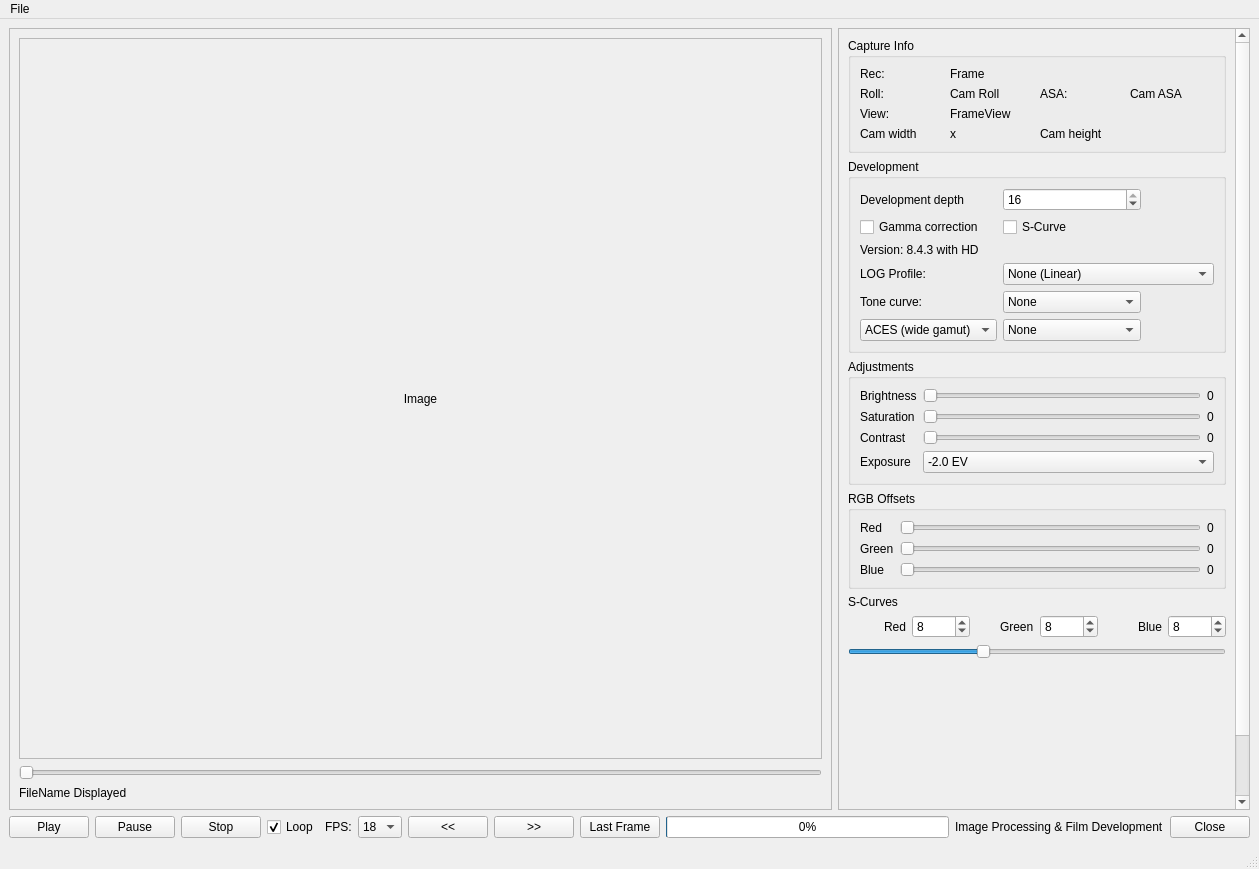
<?xml version="1.0" encoding="UTF-8"?>
<ui version="4.0">
 <class>Processing</class>
 <widget class="QMainWindow" name="Processing">
  <property name="geometry">
   <rect>
    <x>0</x>
    <y>0</y>
    <width>1259</width>
    <height>869</height>
   </rect>
  </property>
  <property name="windowTitle">
   <string>DigitalSuper8 Processing &amp; Development Lab</string>
  </property>
  <widget class="QWidget" name="centralwidget">
   <layout class="QVBoxLayout" name="rootLayout">
    <item>
     <layout class="QHBoxLayout" name="mainRow" stretch="2,1">
      <item>
       <widget class="QScrollArea" name="imageScrollArea">
        <property name="widgetResizable">
         <bool>true</bool>
        </property>
        <widget class="QWidget" name="imageScrollAreaWidget">
         <property name="geometry">
          <rect>
           <x>0</x>
           <y>0</y>
           <width>820</width>
           <height>762</height>
          </rect>
         </property>
         <layout class="QVBoxLayout" name="imageAreaLayout">
          <item>
           <widget class="QLabel" name="Label_showimage">
            <property name="sizePolicy">
             <sizepolicy hsizetype="Expanding" vsizetype="Expanding">
              <horstretch>0</horstretch>
              <verstretch>0</verstretch>
             </sizepolicy>
            </property>
            <property name="minimumSize">
             <size>
              <width>320</width>
              <height>240</height>
             </size>
            </property>
            <property name="frameShape">
             <enum>QFrame::Shape::StyledPanel</enum>
            </property>
            <property name="text">
             <string>Image</string>
            </property>
            <property name="scaledContents">
             <bool>false</bool>
            </property>
            <property name="alignment">
             <set>Qt::AlignmentFlag::AlignCenter</set>
            </property>
           </widget>
          </item>
          <item>
           <widget class="QSlider" name="horizontalSlider_3">
            <property name="minimum">
             <number>0</number>
            </property>
            <property name="maximum">
             <number>4000</number>
            </property>
            <property name="value">
             <number>0</number>
            </property>
            <property name="tracking">
             <bool>false</bool>
            </property>
            <property name="orientation">
             <enum>Qt::Orientation::Horizontal</enum>
            </property>
           </widget>
          </item>
          <item>
           <widget class="QLabel" name="FilenameDisplayed_Label">
            <property name="text">
             <string>FileName Displayed</string>
            </property>
            <property name="textInteractionFlags">
             <set>Qt::TextInteractionFlag::TextSelectableByMouse</set>
            </property>
           </widget>
          </item>
         </layout>
        </widget>
       </widget>
      </item>
      <item>
       <widget class="QScrollArea" name="controlsScrollArea">
        <property name="horizontalScrollBarPolicy">
         <enum>Qt::ScrollBarPolicy::ScrollBarAlwaysOff</enum>
        </property>
        <property name="widgetResizable">
         <bool>true</bool>
        </property>
        <widget class="QWidget" name="controlsScrollAreaWidget">
         <property name="geometry">
          <rect>
           <x>0</x>
           <y>0</y>
           <width>392</width>
           <height>890</height>
          </rect>
         </property>
         <layout class="QVBoxLayout" name="controlsColumn">
          <item>
           <widget class="QGroupBox" name="infoGroup">
            <property name="title">
             <string>Capture Info</string>
            </property>
            <layout class="QGridLayout" name="infoGrid">
             <item row="0" column="0">
              <widget class="QLabel" name="label_12">
               <property name="text">
                <string>Rec:</string>
               </property>
              </widget>
             </item>
             <item row="0" column="1">
              <widget class="QLabel" name="label">
               <property name="text">
                <string>Frame</string>
               </property>
              </widget>
             </item>
             <item row="1" column="0">
              <widget class="QLabel" name="label_10">
               <property name="text">
                <string>Roll:</string>
               </property>
              </widget>
             </item>
             <item row="1" column="1">
              <widget class="QLabel" name="label_6">
               <property name="text">
                <string>Cam Roll</string>
               </property>
              </widget>
             </item>
             <item row="1" column="2">
              <widget class="QLabel" name="label_5">
               <property name="text">
                <string>ASA:</string>
               </property>
              </widget>
             </item>
             <item row="1" column="3">
              <widget class="QLabel" name="label_7">
               <property name="text">
                <string>Cam ASA</string>
               </property>
              </widget>
             </item>
             <item row="2" column="0">
              <widget class="QLabel" name="label_FrameView_2">
               <property name="text">
                <string>View:</string>
               </property>
              </widget>
             </item>
             <item row="2" column="1">
              <widget class="QLabel" name="label_FrameView">
               <property name="text">
                <string>FrameView</string>
               </property>
              </widget>
             </item>
             <item row="3" column="0">
              <widget class="QLabel" name="label_8">
               <property name="text">
                <string>Cam width</string>
               </property>
              </widget>
             </item>
             <item row="3" column="1">
              <widget class="QLabel" name="label_3">
               <property name="text">
                <string>x</string>
               </property>
              </widget>
             </item>
             <item row="3" column="2">
              <widget class="QLabel" name="label_9">
               <property name="text">
                <string>Cam height</string>
               </property>
              </widget>
             </item>
            </layout>
           </widget>
          </item>
          <item>
           <widget class="QGroupBox" name="devGroup">
            <property name="title">
             <string>Development</string>
            </property>
            <layout class="QGridLayout" name="devGrid">
             <item row="3" column="1" colspan="2">
              <widget class="QComboBox" name="comboLogMode">
               <item>
                <property name="text">
                 <string>None (Linear)</string>
                </property>
               </item>
               <item>
                <property name="text">
                 <string>LOG16 (Sony-style)</string>
                </property>
               </item>
               <item>
                <property name="text">
                 <string>Arri LogC3</string>
                </property>
               </item>
               <item>
                <property name="text">
                 <string>ACEScct</string>
                </property>
               </item>
              </widget>
             </item>
             <item row="0" column="0">
              <widget class="QLabel" name="label_2">
               <property name="text">
                <string>Development depth</string>
               </property>
              </widget>
             </item>
             <item row="1" column="1" colspan="2">
              <widget class="QCheckBox" name="SCurveBox">
               <property name="text">
                <string>S-Curve</string>
               </property>
               <property name="checked">
                <bool>false</bool>
               </property>
              </widget>
             </item>
             <item row="0" column="1">
              <widget class="QSpinBox" name="bitDepth">
               <property name="minimum">
                <number>8</number>
               </property>
               <property name="maximum">
                <number>16</number>
               </property>
               <property name="singleStep">
                <number>8</number>
               </property>
               <property name="value">
                <number>16</number>
               </property>
              </widget>
             </item>
             <item row="3" column="0">
              <widget class="QLabel" name="label_BaseCurve">
               <property name="text">
                <string>LOG Profile:</string>
               </property>
              </widget>
             </item>
             <item row="2" column="0" colspan="3">
              <widget class="QLabel" name="label_11">
               <property name="text">
                <string>Version: 8.4.3 with HD</string>
               </property>
              </widget>
             </item>
             <item row="5" column="1">
              <widget class="QComboBox" name="comboEmulsionLook">
               <item>
                <property name="text">
                 <string>None</string>
                </property>
               </item>
               <item>
                <property name="text">
                 <string>Ektachrome 100D</string>
                </property>
               </item>
               <item>
                <property name="text">
                 <string>Vision3 500T</string>
                </property>
               </item>
               <item>
                <property name="text">
                 <string>Wolfen 400</string>
                </property>
               </item>
              </widget>
             </item>
             <item row="1" column="0">
              <widget class="QCheckBox" name="GammaCorrectionBox">
               <property name="text">
                <string>Gamma correction</string>
               </property>
              </widget>
             </item>
             <item row="4" column="1">
              <widget class="QComboBox" name="comboToneCurve">
               <item>
                <property name="text">
                 <string>None</string>
                </property>
               </item>
               <item>
                <property name="text">
                 <string>Filmlook (S-Curves)</string>
                </property>
               </item>
               <item>
                <property name="text">
                 <string>Filmic (Hable)</string>
                </property>
               </item>
               <item>
                <property name="text">
                 <string>Reinhard</string>
                </property>
               </item>
               <item>
                <property name="text">
                 <string>Aces like</string>
                </property>
               </item>
              </widget>
             </item>
             <item row="4" column="0">
              <widget class="QLabel" name="label_13">
               <property name="text">
                <string>Tone curve:</string>
               </property>
              </widget>
             </item>
             <item row="5" column="0">
              <widget class="QComboBox" name="comboGradingMode">
               <item>
                <property name="text">
                 <string>ACES (wide gamut)</string>
                </property>
               </item>
               <item>
                <property name="text">
                 <string>LOG grading</string>
                </property>
               </item>
              </widget>
             </item>
            </layout>
           </widget>
          </item>
          <item>
           <widget class="QGroupBox" name="groupBox">
            <property name="title">
             <string>Adjustments</string>
            </property>
            <layout class="QGridLayout" name="gridLayout">
             <item row="0" column="0">
              <widget class="QLabel" name="label_4">
               <property name="text">
                <string>Brightness</string>
               </property>
              </widget>
             </item>
             <item row="0" column="1">
              <widget class="QSlider" name="Brightness_slider">
               <property name="minimum">
                <number>-255</number>
               </property>
               <property name="maximum">
                <number>255</number>
               </property>
               <property name="value">
                <number>-255</number>
               </property>
               <property name="orientation">
                <enum>Qt::Orientation::Horizontal</enum>
               </property>
              </widget>
             </item>
             <item row="0" column="2">
              <widget class="QLabel" name="label_22">
               <property name="text">
                <string>0</string>
               </property>
              </widget>
             </item>
             <item row="1" column="0">
              <widget class="QLabel" name="label_21">
               <property name="text">
                <string>Saturation</string>
               </property>
              </widget>
             </item>
             <item row="1" column="1">
              <widget class="QSlider" name="Saturation_slider">
               <property name="minimum">
                <number>0</number>
               </property>
               <property name="maximum">
                <number>400</number>
               </property>
               <property name="singleStep">
                <number>1</number>
               </property>
               <property name="orientation">
                <enum>Qt::Orientation::Horizontal</enum>
               </property>
              </widget>
             </item>
             <item row="1" column="2">
              <widget class="QLabel" name="label_23">
               <property name="text">
                <string>0</string>
               </property>
              </widget>
             </item>
             <item row="2" column="0">
              <widget class="QLabel" name="label_24">
               <property name="text">
                <string>Contrast</string>
               </property>
              </widget>
             </item>
             <item row="2" column="1">
              <widget class="QSlider" name="Contrast_slider">
               <property name="maximum">
                <number>400</number>
               </property>
               <property name="orientation">
                <enum>Qt::Orientation::Horizontal</enum>
               </property>
              </widget>
             </item>
             <item row="2" column="2">
              <widget class="QLabel" name="label_25">
               <property name="text">
                <string>0</string>
               </property>
              </widget>
             </item>
             <item row="3" column="0">
              <widget class="QLabel" name="label_Exposure">
               <property name="text">
                <string>Exposure</string>
               </property>
              </widget>
             </item>
             <item row="3" column="1" colspan="2">
              <widget class="QComboBox" name="ExposureCombo">
               <item>
                <property name="text">
                 <string>-2.0 EV</string>
                </property>
               </item>
               <item>
                <property name="text">
                 <string>-1.5 EV</string>
                </property>
               </item>
               <item>
                <property name="text">
                 <string>-1.0 EV</string>
                </property>
               </item>
               <item>
                <property name="text">
                 <string>-0.5 EV</string>
                </property>
               </item>
               <item>
                <property name="text">
                 <string>0.0 EV</string>
                </property>
               </item>
               <item>
                <property name="text">
                 <string>+0.5 EV</string>
                </property>
               </item>
               <item>
                <property name="text">
                 <string>+1.0 EV</string>
                </property>
               </item>
               <item>
                <property name="text">
                 <string>+1.5 EV</string>
                </property>
               </item>
               <item>
                <property name="text">
                 <string>+2.0 EV</string>
                </property>
               </item>
              </widget>
             </item>
            </layout>
           </widget>
          </item>
          <item>
           <widget class="QGroupBox" name="rgbGroup">
            <property name="title">
             <string>RGB Offsets</string>
            </property>
            <layout class="QGridLayout" name="rgbGrid">
             <item row="2" column="2">
              <widget class="QLabel" name="label_20">
               <property name="text">
                <string>0</string>
               </property>
              </widget>
             </item>
             <item row="0" column="2">
              <widget class="QLabel" name="label_18">
               <property name="text">
                <string>0</string>
               </property>
              </widget>
             </item>
             <item row="0" column="0">
              <widget class="QLabel" name="label_15">
               <property name="text">
                <string>Red</string>
               </property>
              </widget>
             </item>
             <item row="0" column="1">
              <widget class="QSlider" name="Red_Slider">
               <property name="minimum">
                <number>0</number>
               </property>
               <property name="maximum">
                <number>255</number>
               </property>
               <property name="orientation">
                <enum>Qt::Orientation::Horizontal</enum>
               </property>
              </widget>
             </item>
             <item row="1" column="2">
              <widget class="QLabel" name="label_19">
               <property name="text">
                <string>0</string>
               </property>
              </widget>
             </item>
             <item row="1" column="1">
              <widget class="QSlider" name="Green_Slider">
               <property name="minimum">
                <number>0</number>
               </property>
               <property name="maximum">
                <number>255</number>
               </property>
               <property name="orientation">
                <enum>Qt::Orientation::Horizontal</enum>
               </property>
              </widget>
             </item>
             <item row="2" column="1">
              <widget class="QSlider" name="Blue_Slider">
               <property name="minimum">
                <number>0</number>
               </property>
               <property name="maximum">
                <number>255</number>
               </property>
               <property name="orientation">
                <enum>Qt::Orientation::Horizontal</enum>
               </property>
              </widget>
             </item>
             <item row="2" column="0">
              <widget class="QLabel" name="label_16">
               <property name="text">
                <string>Blue</string>
               </property>
              </widget>
             </item>
             <item row="1" column="0">
              <widget class="QLabel" name="label_17">
               <property name="text">
                <string>Green</string>
               </property>
              </widget>
             </item>
            </layout>
           </widget>
          </item>
          <item>
           <layout class="QGridLayout" name="curvesGrid">
            <item row="1" column="2" alignment="Qt::AlignmentFlag::AlignRight">
             <widget class="QLabel" name="label_27">
              <property name="text">
               <string>Green</string>
              </property>
             </widget>
            </item>
            <item row="1" column="1">
             <widget class="QSpinBox" name="spinBox_RedCurve">
              <property name="maximum">
               <number>32</number>
              </property>
              <property name="value">
               <number>8</number>
              </property>
             </widget>
            </item>
            <item row="1" column="0" alignment="Qt::AlignmentFlag::AlignRight">
             <widget class="QLabel" name="label_14">
              <property name="text">
               <string>Red</string>
              </property>
             </widget>
            </item>
            <item row="1" column="4" alignment="Qt::AlignmentFlag::AlignRight">
             <widget class="QLabel" name="label_28">
              <property name="text">
               <string>Blue</string>
              </property>
             </widget>
            </item>
            <item row="0" column="0">
             <widget class="QLabel" name="label_26">
              <property name="text">
               <string>S-Curves</string>
              </property>
             </widget>
            </item>
            <item row="1" column="5">
             <widget class="QSpinBox" name="spinBox_BlueCurve">
              <property name="maximum">
               <number>32</number>
              </property>
              <property name="value">
               <number>8</number>
              </property>
             </widget>
            </item>
            <item row="1" column="3">
             <widget class="QSpinBox" name="spinBox_GreenCurve">
              <property name="maximum">
               <number>32</number>
              </property>
              <property name="value">
               <number>8</number>
              </property>
             </widget>
            </item>
           </layout>
          </item>
          <item>
           <widget class="QSlider" name="sliderSCurvePivot">
            <property name="sliderPosition">
             <number>35</number>
            </property>
            <property name="orientation">
             <enum>Qt::Orientation::Horizontal</enum>
            </property>
           </widget>
          </item>
          <item>
           <widget class="SCurvePreviewLUT" name="sCurvePreview" native="true">
            <property name="sizePolicy">
             <sizepolicy hsizetype="Expanding" vsizetype="Expanding">
              <horstretch>0</horstretch>
              <verstretch>0</verstretch>
             </sizepolicy>
            </property>
            <property name="minimumSize">
             <size>
              <width>300</width>
              <height>180</height>
             </size>
            </property>
           </widget>
          </item>
          <item>
           <widget class="QLabel" name="StatusUpdate">
            <property name="sizePolicy">
             <sizepolicy hsizetype="Expanding" vsizetype="Preferred">
              <horstretch>0</horstretch>
              <verstretch>0</verstretch>
             </sizepolicy>
            </property>
            <property name="frameShape">
             <enum>QFrame::Shape::StyledPanel</enum>
            </property>
            <property name="text">
             <string>Status</string>
            </property>
            <property name="alignment">
             <set>Qt::AlignmentFlag::AlignCenter</set>
            </property>
            <property name="wordWrap">
             <bool>true</bool>
            </property>
           </widget>
          </item>
         </layout>
        </widget>
       </widget>
      </item>
     </layout>
    </item>
    <item>
     <layout class="QHBoxLayout" name="frameSliderRow"/>
    </item>
    <item>
     <layout class="QHBoxLayout" name="bottomBar">
      <item>
       <layout class="QHBoxLayout" name="playbackControls">
        <item>
         <widget class="QPushButton" name="playButton">
          <property name="text">
           <string>Play</string>
          </property>
         </widget>
        </item>
        <item>
         <widget class="QPushButton" name="pauseButton">
          <property name="text">
           <string>Pause</string>
          </property>
         </widget>
        </item>
        <item>
         <widget class="QPushButton" name="stopButton">
          <property name="text">
           <string>Stop</string>
          </property>
         </widget>
        </item>
        <item>
         <widget class="QCheckBox" name="loopCheck">
          <property name="text">
           <string>Loop</string>
          </property>
          <property name="checked">
           <bool>true</bool>
          </property>
         </widget>
        </item>
        <item>
         <widget class="QLabel" name="fpsLabel">
          <property name="text">
           <string>FPS:</string>
          </property>
         </widget>
        </item>
        <item>
         <widget class="QComboBox" name="fpsCombo">
          <item>
           <property name="text">
            <string>18</string>
           </property>
          </item>
          <item>
           <property name="text">
            <string>24</string>
           </property>
          </item>
         </widget>
        </item>
       </layout>
      </item>
      <item>
       <layout class="QHBoxLayout" name="navButtons">
        <item>
         <widget class="QPushButton" name="Back_Button">
          <property name="text">
           <string>&lt;&lt;</string>
          </property>
         </widget>
        </item>
        <item>
         <widget class="QPushButton" name="ForwardButton">
          <property name="text">
           <string>&gt;&gt;</string>
          </property>
         </widget>
        </item>
        <item>
         <widget class="QPushButton" name="LastButton">
          <property name="text">
           <string>Last Frame</string>
          </property>
         </widget>
        </item>
       </layout>
      </item>
      <item>
       <widget class="QProgressBar" name="progressBar">
        <property name="maximum">
         <number>3800</number>
        </property>
        <property name="value">
         <number>21</number>
        </property>
       </widget>
      </item>
      <item>
       <widget class="QLabel" name="TitleLabel">
        <property name="text">
         <string>Image Processing &amp; Film Development</string>
        </property>
       </widget>
      </item>
      <item>
       <widget class="QPushButton" name="pushButton_4">
        <property name="text">
         <string>Close</string>
        </property>
       </widget>
      </item>
     </layout>
    </item>
   </layout>
  </widget>
  <widget class="QMenuBar" name="menuBar">
   <property name="geometry">
    <rect>
     <x>0</x>
     <y>0</y>
     <width>1259</width>
     <height>22</height>
    </rect>
   </property>
   <widget class="QMenu" name="menuFile">
    <property name="title">
     <string>File</string>
    </property>
    <widget class="QMenu" name="menuTheme">
     <property name="title">
      <string>Theme</string>
     </property>
     <addaction name="actionThemeKodakLight"/>
     <addaction name="actionThemeKodakDark"/>
    </widget>
    <addaction name="actionOpen_WorkDirectory"/>
    <addaction name="actionOpen_Film_Roll"/>
    <addaction name="actionSelect_Development_Template"/>
    <addaction name="separator"/>
    <addaction name="actionDevelop_Film"/>
    <addaction name="actionExport_CinemaDNG"/>
    <addaction name="separator"/>
    <addaction name="menuTheme"/>
    <addaction name="separator"/>
    <addaction name="actionExit"/>
   </widget>
   <addaction name="menuFile"/>
  </widget>
  <widget class="QStatusBar" name="statusBar"/>
  <action name="actionOpen_WorkDirectory">
   <property name="text">
    <string>Open WorkDirectory</string>
   </property>
  </action>
  <action name="actionOpen_Film_Roll">
   <property name="text">
    <string>Open Film Roll</string>
   </property>
  </action>
  <action name="actionDevelop_Film">
   <property name="text">
    <string>Develop Film</string>
   </property>
  </action>
  <action name="actionSelect_Development_Template">
   <property name="text">
    <string>Select Development Template</string>
   </property>
  </action>
  <action name="actionExit">
   <property name="text">
    <string>Exit</string>
   </property>
  </action>
  <action name="actionExport_CinemaDNG">
   <property name="text">
    <string>Export CinemaDNG</string>
   </property>
  </action>
  <action name="actionThemeKodakLight">
   <property name="text">
    <string>Kodak light</string>
   </property>
  </action>
  <action name="actionThemeKodakDark">
   <property name="text">
    <string>Kodak dark</string>
   </property>
  </action>
 </widget>
 <layoutdefault spacing="6" margin="9"/>
 <customwidgets>
  <customwidget>
   <class>SCurvePreviewLUT</class>
   <extends>QWidget</extends>
   <header>scurvepreviewlut.h</header>
  </customwidget>
 </customwidgets>
 <resources/>
 <connections>
  <connection>
   <sender>playButton</sender>
   <signal>clicked()</signal>
   <receiver>Processing</receiver>
   <slot>on_playButton_clicked()</slot>
   <hints>
    <hint type="sourcelabel">
     <x>20</x>
     <y>20</y>
    </hint>
    <hint type="destinationlabel">
     <x>20</x>
     <y>20</y>
    </hint>
   </hints>
  </connection>
  <connection>
   <sender>pauseButton</sender>
   <signal>clicked()</signal>
   <receiver>Processing</receiver>
   <slot>on_pauseButton_clicked()</slot>
   <hints>
    <hint type="sourcelabel">
     <x>20</x>
     <y>20</y>
    </hint>
    <hint type="destinationlabel">
     <x>20</x>
     <y>20</y>
    </hint>
   </hints>
  </connection>
  <connection>
   <sender>stopButton</sender>
   <signal>clicked()</signal>
   <receiver>Processing</receiver>
   <slot>on_stopButton_clicked()</slot>
   <hints>
    <hint type="sourcelabel">
     <x>20</x>
     <y>20</y>
    </hint>
    <hint type="destinationlabel">
     <x>20</x>
     <y>20</y>
    </hint>
   </hints>
  </connection>
  <connection>
   <sender>pushButton_4</sender>
   <signal>clicked()</signal>
   <receiver>Processing</receiver>
   <slot>close()</slot>
   <hints>
    <hint type="sourcelabel">
     <x>20</x>
     <y>20</y>
    </hint>
    <hint type="destinationlabel">
     <x>20</x>
     <y>20</y>
    </hint>
   </hints>
  </connection>
  <connection>
   <sender>Red_Slider</sender>
   <signal>valueChanged(int)</signal>
   <receiver>label_18</receiver>
   <slot>setNum(int)</slot>
   <hints>
    <hint type="sourcelabel">
     <x>20</x>
     <y>20</y>
    </hint>
    <hint type="destinationlabel">
     <x>20</x>
     <y>20</y>
    </hint>
   </hints>
  </connection>
  <connection>
   <sender>Blue_Slider</sender>
   <signal>valueChanged(int)</signal>
   <receiver>label_20</receiver>
   <slot>setNum(int)</slot>
   <hints>
    <hint type="sourcelabel">
     <x>20</x>
     <y>20</y>
    </hint>
    <hint type="destinationlabel">
     <x>20</x>
     <y>20</y>
    </hint>
   </hints>
  </connection>
  <connection>
   <sender>Green_Slider</sender>
   <signal>valueChanged(int)</signal>
   <receiver>label_19</receiver>
   <slot>setNum(int)</slot>
   <hints>
    <hint type="sourcelabel">
     <x>20</x>
     <y>20</y>
    </hint>
    <hint type="destinationlabel">
     <x>20</x>
     <y>20</y>
    </hint>
   </hints>
  </connection>
  <connection>
   <sender>Brightness_slider</sender>
   <signal>valueChanged(int)</signal>
   <receiver>label_22</receiver>
   <slot>setNum(int)</slot>
   <hints>
    <hint type="sourcelabel">
     <x>20</x>
     <y>20</y>
    </hint>
    <hint type="destinationlabel">
     <x>20</x>
     <y>20</y>
    </hint>
   </hints>
  </connection>
  <connection>
   <sender>Saturation_slider</sender>
   <signal>valueChanged(int)</signal>
   <receiver>label_23</receiver>
   <slot>setNum(int)</slot>
   <hints>
    <hint type="sourcelabel">
     <x>20</x>
     <y>20</y>
    </hint>
    <hint type="destinationlabel">
     <x>20</x>
     <y>20</y>
    </hint>
   </hints>
  </connection>
  <connection>
   <sender>Contrast_slider</sender>
   <signal>valueChanged(int)</signal>
   <receiver>label_25</receiver>
   <slot>setNum(int)</slot>
   <hints>
    <hint type="sourcelabel">
     <x>20</x>
     <y>20</y>
    </hint>
    <hint type="destinationlabel">
     <x>20</x>
     <y>20</y>
    </hint>
   </hints>
  </connection>
  <connection>
   <sender>actionExit</sender>
   <signal>triggered()</signal>
   <receiver>Processing</receiver>
   <slot>close()</slot>
   <hints>
    <hint type="sourcelabel">
     <x>-1</x>
     <y>-1</y>
    </hint>
    <hint type="destinationlabel">
     <x>20</x>
     <y>20</y>
    </hint>
   </hints>
  </connection>
  <connection>
   <sender>actionOpen_WorkDirectory</sender>
   <signal>triggered()</signal>
   <receiver>Processing</receiver>
   <slot>on_SelectDir_Button_clicked()</slot>
   <hints>
    <hint type="sourcelabel">
     <x>-1</x>
     <y>-1</y>
    </hint>
    <hint type="destinationlabel">
     <x>20</x>
     <y>20</y>
    </hint>
   </hints>
  </connection>
  <connection>
   <sender>actionOpen_Film_Roll</sender>
   <signal>triggered()</signal>
   <receiver>Processing</receiver>
   <slot>on_Settings_Button_clicked()</slot>
   <hints>
    <hint type="sourcelabel">
     <x>-1</x>
     <y>-1</y>
    </hint>
    <hint type="destinationlabel">
     <x>20</x>
     <y>20</y>
    </hint>
   </hints>
  </connection>
  <connection>
   <sender>actionDevelop_Film</sender>
   <signal>triggered()</signal>
   <receiver>Processing</receiver>
   <slot>on_DevelopFilm_Button_clicked()</slot>
   <hints>
    <hint type="sourcelabel">
     <x>-1</x>
     <y>-1</y>
    </hint>
    <hint type="destinationlabel">
     <x>20</x>
     <y>20</y>
    </hint>
   </hints>
  </connection>
 </connections>
 <slots>
  <slot>on_SelectDir_Button_clicked()</slot>
  <slot>on_Settings_Button_clicked()</slot>
  <slot>on_DevelopFilm_Button_clicked()</slot>
  <slot>on_playButton_clicked()</slot>
  <slot>on_pauseButton_clicked()</slot>
  <slot>on_stopButton_clicked()</slot>
 </slots>
</ui>
